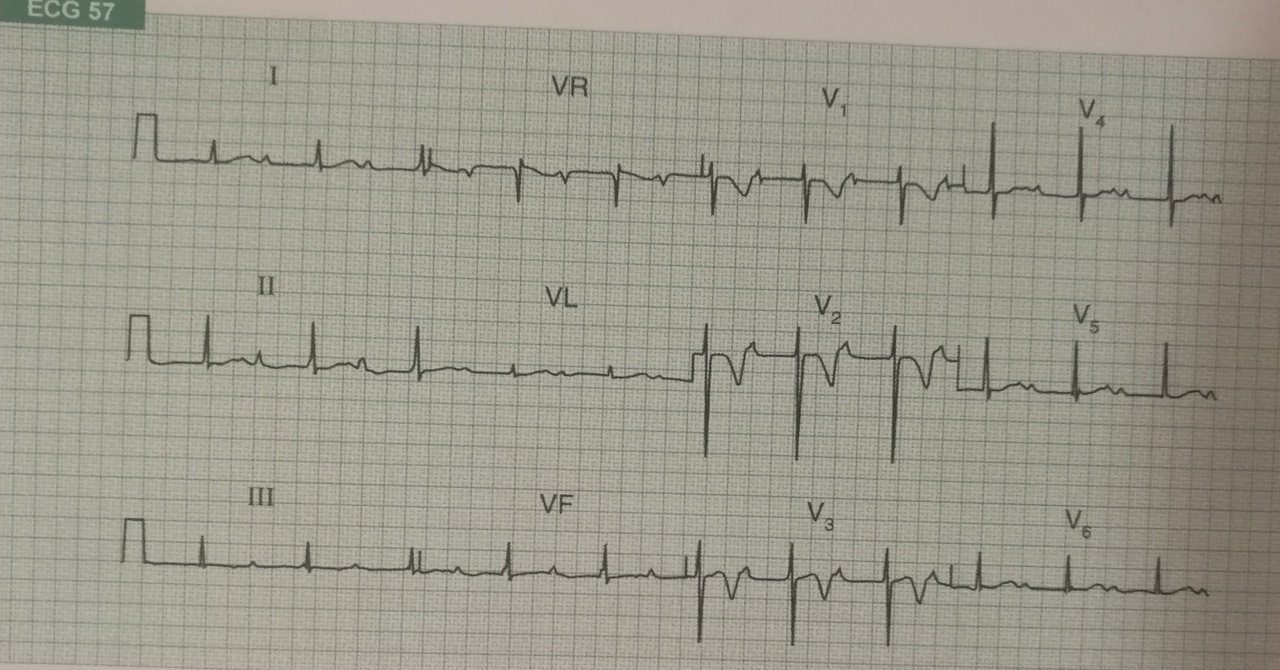
#> input picture images/input.jpg, 1280 x 670 px
$ python -i funcs.py   (imports and definitions only)
#> lines starting #> are read from the running program, lines starting #| are printed output that depends on the picture
### src/classes.py
import cv2


class Line():
  def __init__(self, index, top, down) -> None:
#> further down, picture is the input picture: shape (670, 1280, 3); mean B, G, R 140.9, 153.5, 155.5
    self.index = index
    self.down = down
    self.top = top

  # [9 lines left out: functions __getitem__, __repr__, not called in this run]

  def __lt__(self, other):
    return self.index < other.index
  def __le__(self, other):
    return self.index <= other.index
  def __gt__(self, other):
    return self.index > other.index
  def __ge__(self, other):
    return self.index >= other.index
  # [4 lines left out: function __eq__, not called in this run]


class Island():
  # [7 lines left out: function __init__, not called in this run]

  def __getitem__(self, key):
    return self.lines[key]

  def __len__(self):
    return len(self.lines)

  # [21 lines left out: functions append_one_line, __add__, not called in this run]

class App:
  def __init__(self):
    cv2.namedWindow("window")
  # [8 lines left out: function run, not called in this run]

### src/funcs.py
import cv2
import numpy as np
import random as rnd
import time

from classes import Line, Island
from paths import PATH_TO_INPUT_JPG, \
                  PATH_TO_ISLANDS_JPG,  \
                  PATH_TO_MASK_JPG, \
                  PATH_TO_OUTPUT_JPG

def get_mask(img):
    # Convert BGR to HSV
    hsv = cv2.cvtColor(img, cv2.COLOR_BGR2HSV)
#> hsv: shape (670, 1280, 3); mean H, S, V 26.6, 25, 155.8

    # define range of black color in HSV
    lower_val = np.array([0,0,0])
    upper_val = np.array([50,100,100])

    # Threshold the HSV image to get only black colors
    mask = cv2.inRange(hsv, lower_val, upper_val)
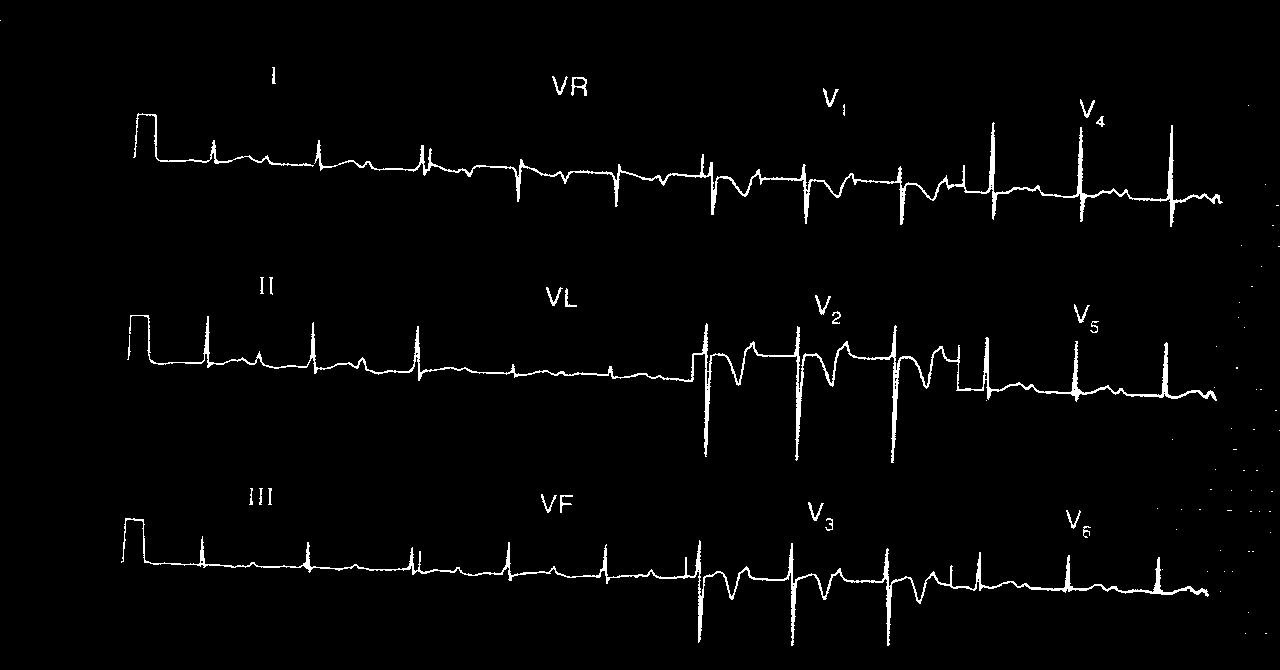
#> mask: shape (670, 1280); 2.1% white in thin lines or dots

    # invert mask to get black symbols on white background
    mask_inv = cv2.bitwise_not(mask)
#> mask_inv: shape (670, 1280); 97.9% white; black in thin lines or dots

    return mask_inv

# [88 lines left out: functions get_mask_from_gray, get_lines, draw_island, draw_islands, not called in this run]

def slow_draw_island(island, mask_inv, clr=(0,0,255), sleeptime=0,draw_over=False, scale=(1,1)):
    cv2.imshow("show", draw_island(island, mask_inv, clr, draw_over, scale))
    cv2.waitKey(sleeptime)
def slow_draw_islands(islands, mask_inv, clr=(), sleeptime=0, draw_over=False, scale=(1,1)):
    cv2.imshow("show", draw_islands(islands, mask_inv, clr, draw_over, scale))
    cv2.waitKey(sleeptime)

# [121 lines left out: functions get_low_up, is_neighbours, not called in this run]

>>> import cv2
>>> picture = cv2.imread('../images/input.jpg')
>>> result = get_mask(picture)
